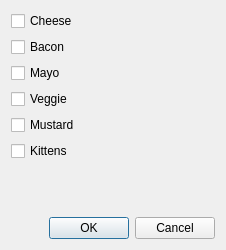
<?xml version="1.0" encoding="UTF-8"?>
<ui version="4.0">
 <class>Dialog</class>
 <widget class="QDialog" name="Dialog">
  <property name="geometry">
   <rect>
    <x>0</x>
    <y>0</y>
    <width>226</width>
    <height>250</height>
   </rect>
  </property>
  <property name="windowTitle">
   <string>Dialog</string>
  </property>
  <layout class="QHBoxLayout" name="horizontalLayout_2">
   <item>
    <layout class="QVBoxLayout" name="verticalLayout_2">
     <item>
      <layout class="QVBoxLayout" name="verticalLayout">
       <item>
        <widget class="QCheckBox" name="checkBox">
         <property name="text">
          <string>Cheese</string>
         </property>
        </widget>
       </item>
       <item>
        <widget class="QCheckBox" name="checkBox_2">
         <property name="text">
          <string>Bacon</string>
         </property>
        </widget>
       </item>
       <item>
        <widget class="QCheckBox" name="checkBox_4">
         <property name="text">
          <string>Mayo</string>
         </property>
        </widget>
       </item>
       <item>
        <widget class="QCheckBox" name="checkBox_3">
         <property name="text">
          <string>Veggie</string>
         </property>
        </widget>
       </item>
       <item>
        <widget class="QCheckBox" name="checkBox_6">
         <property name="text">
          <string>Mustard</string>
         </property>
        </widget>
       </item>
       <item>
        <widget class="QCheckBox" name="checkBox_5">
         <property name="text">
          <string>Kittens</string>
         </property>
        </widget>
       </item>
      </layout>
     </item>
     <item>
      <spacer name="verticalSpacer">
       <property name="orientation">
        <enum>Qt::Vertical</enum>
       </property>
       <property name="sizeHint" stdset="0">
        <size>
         <width>20</width>
         <height>40</height>
        </size>
       </property>
      </spacer>
     </item>
     <item>
      <layout class="QHBoxLayout" name="horizontalLayout">
       <item>
        <spacer name="horizontalSpacer">
         <property name="orientation">
          <enum>Qt::Horizontal</enum>
         </property>
         <property name="sizeHint" stdset="0">
          <size>
           <width>40</width>
           <height>20</height>
          </size>
         </property>
        </spacer>
       </item>
       <item>
        <widget class="QPushButton" name="btnOK">
         <property name="text">
          <string>OK</string>
         </property>
        </widget>
       </item>
       <item>
        <widget class="QPushButton" name="btnCancel">
         <property name="text">
          <string>Cancel</string>
         </property>
        </widget>
       </item>
      </layout>
     </item>
    </layout>
   </item>
  </layout>
 </widget>
 <resources/>
 <connections>
  <connection>
   <sender>btnCancel</sender>
   <signal>clicked()</signal>
   <receiver>Dialog</receiver>
   <slot>reject()</slot>
   <hints>
    <hint type="sourcelabel">
     <x>160</x>
     <y>223</y>
    </hint>
    <hint type="destinationlabel">
     <x>230</x>
     <y>202</y>
    </hint>
   </hints>
  </connection>
 </connections>
</ui>
